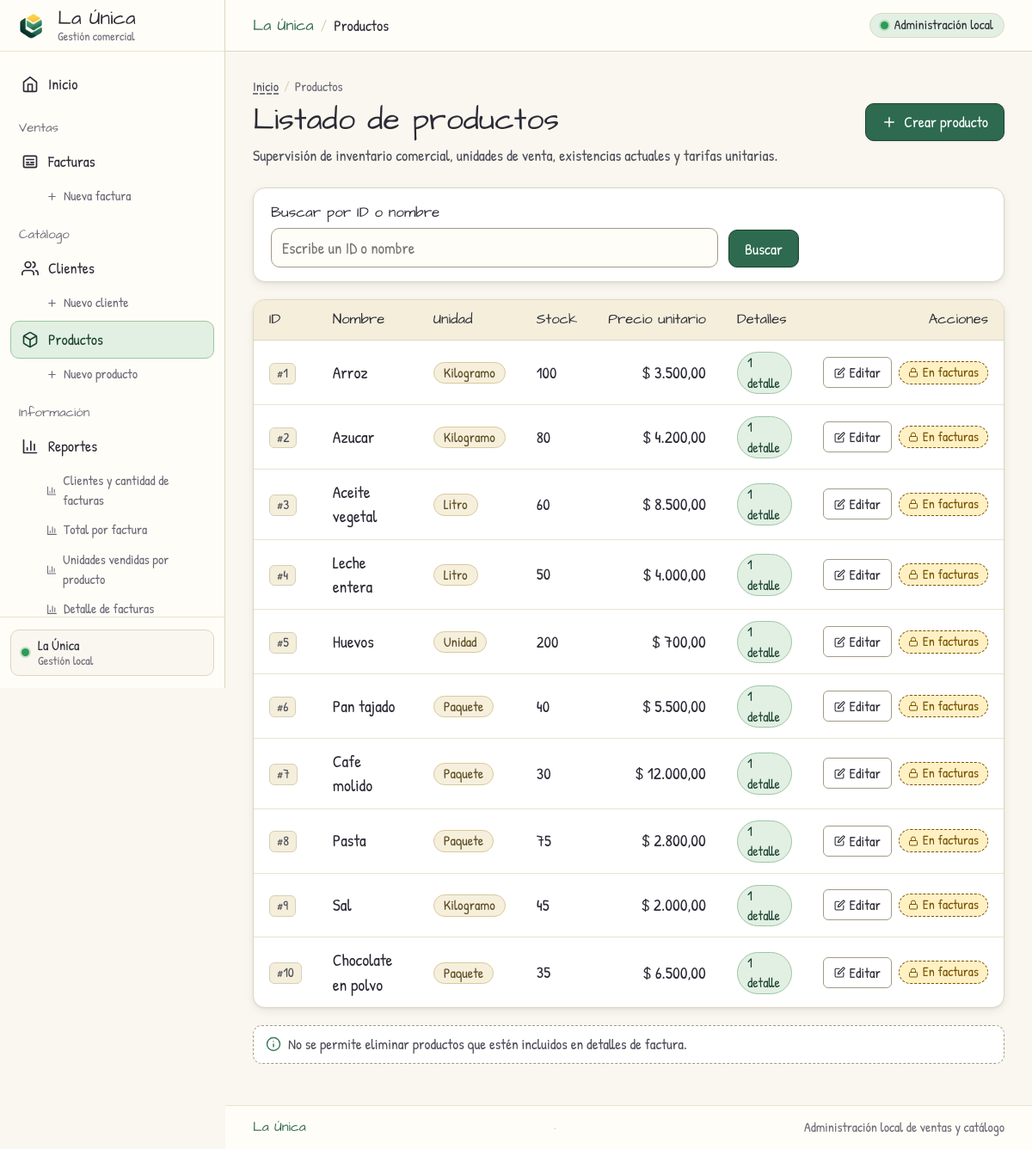
Before: /php/productos/ver_productos.php with the older database file.
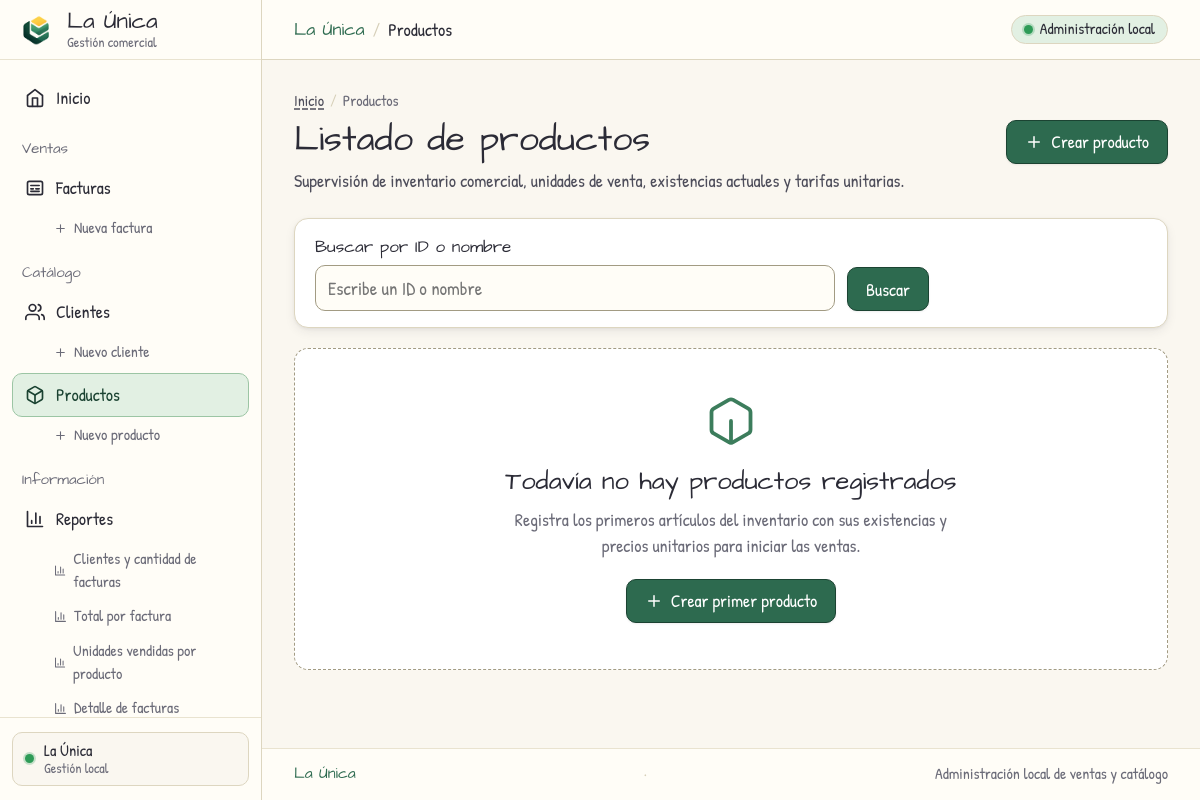
After: the same page with the newer database file.
### tables this page shows
CREATE TABLE productos (
    id_producto INT AUTO_INCREMENT PRIMARY KEY,
    nombre VARCHAR(100) NOT NULL,
    unidad_medida VARCHAR(20) NOT NULL,
    stock INT NOT NULL CHECK (stock >= 0),
    precio_unitario DECIMAL(10,2) NOT NULL CHECK (precio_unitario >= 0)
);

### php/config/entorno.php (called while the page is built, shortened)
<?php
$scriptDir = str_replace('\\', '/', dirname((string)($_SERVER['SCRIPT_NAME'] ?? '/')));
$baseUrl = preg_replace('#/php/[a-z_]+$#', '', $scriptDir);
$baseUrl = rtrim($baseUrl, '/');
if (!function_exists('h')) {
    function h($valor): string
    {
        return htmlspecialchars((string)$valor, ENT_QUOTES | ENT_SUBSTITUTE, 'UTF-8');
    }
}

### php/productos/ver_productos.php (the view, shortened to what the changed rows need)
<?php
require __DIR__ . '/../config/conexion.php';
$tokenCsrf = obtenerTokenCsrf();
$terminoBusqueda = $_GET['buscar'] ?? '';
$terminoBusqueda = is_string($terminoBusqueda) ? trim($terminoBusqueda) : '';
$busquedaActiva = $terminoBusqueda !== '';
$idBusquedaNormalizado = ctype_digit($terminoBusqueda) ? ltrim($terminoBusqueda, '0') : '';
$buscarPorId = $busquedaActiva
    && ctype_digit($terminoBusqueda)
    && strlen($idBusquedaNormalizado) <= 10
    && (float)$idBusquedaNormalizado <= 2147483647;
$sqlSeleccionProductos = 'SELECT p.id_producto, p.nombre, p.unidad_medida, p.stock, p.precio_unitario, COUNT(d.id_producto) AS total_detalles FROM productos p LEFT JOIN detalle_facturas d ON d.id_producto = p.id_producto';
$sqlAgruparProductos = ' GROUP BY p.id_producto, p.nombre, p.unidad_medida, p.stock, p.precio_unitario ORDER BY p.id_producto';
$productos = [];
$errorLectura = false;
try {
    if ($busquedaActiva && $buscarPorId) {
        $consultaProductos = $conexion->prepare($sqlSeleccionProductos . ' WHERE p.id_producto = ? OR p.nombre LIKE ?' . $sqlAgruparProductos);
        $patronNombre = patronLike($terminoBusqueda);
        $consultaProductos->bind_param('ss', $idBusquedaNormalizado, $patronNombre);
        $consultaProductos->execute();
        $resultadoProductos = $consultaProductos->get_result();
    } elseif ($busquedaActiva) {
        $consultaProductos = $conexion->prepare($sqlSeleccionProductos . ' WHERE p.nombre LIKE ?' . $sqlAgruparProductos);
        $patronNombre = patronLike($terminoBusqueda);
        $consultaProductos->bind_param('s', $patronNombre);
        $consultaProductos->execute();
        $resultadoProductos = $consultaProductos->get_result();
    } else {
        $resultadoProductos = $conexion->query($sqlSeleccionProductos . $sqlAgruparProductos);
    }
    while ($producto = $resultadoProductos->fetch_assoc()) {
        $productos[] = $producto;
    }
} catch (Throwable $e) {
    registrarErrorServidor('leer_productos', $e);
    $errorLectura = true;
}
require __DIR__ . '/../includes/menu.php';
?>
<div class="encabezado-vista acciones-superiores">
    <div class="encabezado-info">
        <h1 class="encabezado-titulo">Listado de productos</h1>
    </div>
</div>
<?php if ($errorLectura): ?>
    <div class="mensaje error alerta alerta-error" role="alert">No se pudo cargar el listado de productos. Inténtalo de nuevo más tarde.</div>
<?php elseif (count($productos) === 0): ?>
    <div class="sin-datos estado-vacio">
        <h2 class="estado-vacio-titulo">Todavía no hay productos registrados</h2>
        <p class="estado-vacio-texto">Registra los primeros artículos del inventario con sus existencias y precios unitarios para iniciar las ventas.</p>
        <a class="boton" href="crear_producto.php">
            <svg class="boton-icono" viewBox="0 0 24 24" fill="none" stroke="currentColor" stroke-width="2" stroke-linecap="round" stroke-linejoin="round" aria-hidden="true">
                <line x1="12" y1="5" x2="12" y2="19" />
                <line x1="5" y1="12" x2="19" y2="12" />
            </svg>
            <span>Crear primer producto</span>
        </a>
    </div>
<?php else: ?>
    <div class="tabla-wrap tabla-contenedor">
        <table class="tabla">
            <thead>
                <tr>
                    <th scope="col">ID</th>
                    <th scope="col">Nombre</th>
                    <th scope="col">Unidad</th>
                    <th scope="col">Stock</th>
                    <th scope="col" class="texto-derecha">Precio unitario</th>
                    <th scope="col">Detalles</th>
                    <th scope="col" class="texto-derecha">Acciones</th>
                </tr>
            </thead>
            <tbody>
                <?php foreach ($productos as $producto): ?>
                    <tr>
                        <td>
                            <span class="chip-id">#<?= h($producto['id_producto']) ?></span>
                        </td>
                        <td>
                            <span class="celda-destacada"><?= h($producto['nombre']) ?></span>
                        </td>
                        <td>
                            <span class="insignia-unidad"><?= h($producto['unidad_medida']) ?></span>
                        </td>
                        <td>
                            <?php if ((int)$producto['stock'] === 0): ?>
                                <span class="insignia-stock agotado">0 (Agotado)</span>
                            <?php else: ?>
                                <span class="insignia-stock disponible"><?= h($producto['stock']) ?></span>
                            <?php endif; ?>
                        </td>
                        <td class="celda-precio">
                            $ <?= number_format((float)$producto['precio_unitario'], 2, ',', '.') ?>
                        </td>
                        <td>
                            <span class="insignia-facturas <?= (int)$producto['total_detalles'] > 0 ? 'con-facturas' : 'sin-facturas' ?>">
                                <?= h($producto['total_detalles']) ?> <?= (int)$producto['total_detalles'] === 1 ? 'detalle' : 'detalles' ?>
                            </span>
                        </td>
                        <td>
                            <div class="acciones" style="justify-content: flex-end;">
                                <a class="editar" href="editar_producto.php?id=<?= h($producto['id_producto']) ?>" title="Editar producto #<?= h($producto['id_producto']) ?>">
                                    <svg width="13" height="13" viewBox="0 0 24 24" fill="none" stroke="currentColor" stroke-width="2" stroke-linecap="round" stroke-linejoin="round" aria-hidden="true">
                                        <path d="M11 4H4a2 2 0 0 0-2 2v14a2 2 0 0 0 2 2h14a2 2 0 0 0 2-2v-7" />
                                        <path d="M18.5 2.5a2.121 2.121 0 0 1 3 3L12 15l-4 1 1-4 9.5-9.5z" />
                                    </svg>
                                    <span>Editar</span>
                                </a>
                                <?php if ((int)$producto['total_detalles'] === 0): ?>
                                    <form method="post" action="eliminar_producto.php" onsubmit="return confirm('¿Eliminar este producto?')">
                                        <?php if ($tokenCsrf !== null): ?>
                                            <input type="hidden" name="csrf_token" value="<?= h($tokenCsrf) ?>">
                                        <?php endif; ?>
                                        <input type="hidden" name="id_producto" value="<?= h($producto['id_producto']) ?>">
                                        <button type="submit" class="boton-peligro" title="Eliminar producto #<?= h($producto['id_producto']) ?>">
                                            <svg width="13" height="13" viewBox="0 0 24 24" fill="none" stroke="currentColor" stroke-width="2" stroke-linecap="round" stroke-linejoin="round" aria-hidden="true">
                                                <polyline points="3 6 5 6 21 6" />
                                                <path d="M19 6v14a2 2 0 0 1-2 2H7a2 2 0 0 1-2-2V6m3 0V4a2 2 0 0 1 2-2h4a2 2 0 0 1 2 2v2" />
                                            </svg>
                                            <span>Eliminar</span>
                                        </button>
                                    </form>
                                <?php else: ?>
                                    <span class="bloqueado etiqueta-bloqueado" title="No se permite eliminar productos que estén incluidos en detalles de factura">
                                        <svg width="12" height="12" viewBox="0 0 24 24" fill="none" stroke="currentColor" stroke-width="2" stroke-linecap="round" stroke-linejoin="round" aria-hidden="true">
                                            <rect x="3" y="11" width="18" height="11" rx="2" ry="2" />
                                            <path d="M7 11V7a5 5 0 0 1 10 0v4" />
                                        </svg>
                                        <span>En facturas</span>
                                    </span>
                                <?php endif; ?>
                            </div>
                        </td>
                    </tr>
                <?php endforeach; ?>
            </tbody>
        </table>
    </div>
    <div class="nota nota-informativa">
        <svg class="nota-icono" viewBox="0 0 24 24" fill="none" stroke="currentColor" stroke-width="2" stroke-linecap="round" stroke-linejoin="round" aria-hidden="true">
            <circle cx="12" cy="12" r="10" />
            <line x1="12" y1="16" x2="12" y2="12" />
            <line x1="12" y1="8" x2="12.01" y2="8" />
        </svg>
        <span>No se permite eliminar productos que estén incluidos en detalles de factura.</span>
    </div>
<?php endif; ?>
<?php require __DIR__ . '/../includes/pie.php'; ?>

### php/includes/menu.php (shortened to what the changed rows need)
<?php
$catalogoReportes = catalogoReportes();
$baseUrl = $baseUrl ?? '';
$paginaActual = basename(str_replace('\\', '/', (string)($_SERVER['SCRIPT_NAME'] ?? '')));
?>
<!doctype html>
<html lang="es">
<head>
    <link rel="stylesheet" href="<?= h($baseUrl) ?>/assets/css/estilos.css">
</head>
<body class="shell-layout">
    <div class="layout-app">
        <aside id="barra-lateral" class="barra-lateral" aria-label="Menú principal de La Única">
            <div class="sidebar-cuerpo">
                <div class="sidebar-grupo">
                    <nav class="sidebar-nav" aria-label="Consultas de información">
                        <div class="nav-item-complejo">
                            <?php foreach ($catalogoReportes as $reporteNav): ?>
                                <a class="nav-subenlace<?= $paginaActual === $reporteNav['archivo'] ? ' activo' : '' ?>" href="<?= h($baseUrl) ?>/php/reportes/<?= h($reporteNav['archivo']) ?>" title="Ver reporte: <?= h($reporteNav['titulo']) ?>" <?= $paginaActual === $reporteNav['archivo'] ? ' aria-current="page"' : '' ?>>
                                    <svg width="13" height="13" viewBox="0 0 24 24" fill="none" stroke="currentColor" stroke-width="2" stroke-linecap="round" stroke-linejoin="round" aria-hidden="true">
                                        <path d="M3 3v18h18" />
                                        <path d="M18 17V9M13 17V5M8 17v-3" />
                                    </svg>
                                    <span><?= h($reporteNav['titulo']) ?></span>
                                </a>
                            <?php endforeach; ?>
                        </div>
                    </nav>
                </div>
            </div>
        </aside>
        <div class="area-principal">
            <main id="contenido-principal" class="contenedor contenedor-contenido">

Changed rows visible on the page:
removed productos: id_producto "1", nombre "Arroz", unidad_medida "Kilogramo", stock "100", precio_unitario "3.500,00", total_detalles "1"
removed productos: id_producto "2", nombre "Azucar", unidad_medida "Kilogramo", stock "80", precio_unitario "4.200,00", total_detalles "1"
removed productos: id_producto "3", nombre "Aceite vegetal", unidad_medida "Litro", stock "60", precio_unitario "8.500,00", total_detalles "1"
removed productos: id_producto "4", nombre "Leche entera", unidad_medida "Litro", stock "50", precio_unitario "4.000,00", total_detalles "1"
removed productos: id_producto "5", nombre "Huevos", unidad_medida "Unidad", stock "200", precio_unitario "700,00", total_detalles "1"
removed productos: id_producto "6", nombre "Pan tajado", unidad_medida "Paquete", stock "40", precio_unitario "5.500,00", total_detalles "1"
removed productos: id_producto "7", nombre "Cafe molido", unidad_medida "Paquete", stock "30", precio_unitario "12.000,00", total_detalles "1"
removed productos: id_producto "8", nombre "Pasta", unidad_medida "Paquete", stock "75", precio_unitario "2.800,00", total_detalles "1"
removed productos: id_producto "9", nombre "Sal", unidad_medida "Kilogramo", stock "45", precio_unitario "2.000,00", total_detalles "1"
removed productos: id_producto "10", nombre "Chocolate en polvo", unidad_medida "Paquete", stock "35", precio_unitario "6.500,00", total_detalles "1"
Other visible differences:
text no longer shown: "ID Nombre Unidad Stock Precio unitario Detalles Acciones No se permite eliminar productos que estén incluidos en detalles de factura."
text now shown: "Todavía no hay productos registrados Registra los primeros artículos del inventario con sus existencias y precios unitarios para iniciar las ventas. Crear primer producto"
